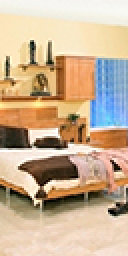
#> input picture file/b3.jpg, 64 x 128 px (shown 2 times larger)
$ python divide_image.py ../file/b3.jpg   (Python 2 division)
#> lines starting #> are read from the running program, lines starting #| are printed output that depends on the picture
import cv2 as cv
import numpy as np
import sys
from histrograms_calculation import calc_histograms
from block_normalization import normalize_blocks


def calc_new_shape(height, width, model_width=64, model_height=128, stamp=False):
    new_height = model_height
    new_width = (new_height * width) / height

    if new_width > model_width:
        new_height = (model_width * new_height) / new_width
        new_width = model_width

    if stamp:
        print "Height: " + str(height)
        print "Width: " + str(width)
        print "New height: " + str(new_height)
        print "New width: " + str(new_width)

    return new_height, new_width


def resize_image(image, model_width=64, model_height=128, centered=True, blur_outer_borders=False):
    height, width = image.shape
    new_height, new_width = calc_new_shape(height, width, model_width, model_height)
    resized_image = cv.resize(image, (new_width, new_height))
    top_border = 0
    bottom_border = model_height - new_height
    left_border = 0
    right_border = model_width - new_width

    if centered:
        v_correction = 0
        h_correction = 0
        if (model_height - new_height) % 2 == 1:
            v_correction = 1
        if (model_width - new_width) % 2 == 1:
            h_correction = 1
        top_border = (model_height - new_height) / 2
        right_border = ((model_width - new_width) / 2) + h_correction
        bottom_border = ((model_height - new_height) / 2) + v_correction
        left_border = (model_width - new_width) / 2

    if blur_outer_borders:
        final_image = cv.copyMakeBorder(resized_image, top_border, bottom_border, left_border, right_border,
                                        cv.BORDER_REFLECT_101)
        final_image = cv.blur(final_image, (16, 16))
        final_image[top_border:new_height+top_border, left_border:new_width+left_border] = resized_image
    else:
        final_image = cv.copyMakeBorder(resized_image, top_border, bottom_border, left_border, right_border,
                                    cv.BORDER_CONSTANT)
    return final_image


if __name__ == "__main__":
    inImage = sys.argv[1]
    image = cv.imread(inImage, 0)
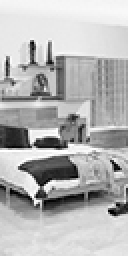
#> image: shape (128, 64) (shown 2 times larger); min 0, max 255, mean 180.1
    image = np.float32(image) / 255.0

    print "---[ Resizing image... ]---"
    resized_image = resize_image(image)
    print "---[ Image resized ]---\n"

    cv.imshow("Original", image)
    cv.imshow("Resized #1", resized_image)
    cv.waitKey(0)

$ run again, on file/lena.png
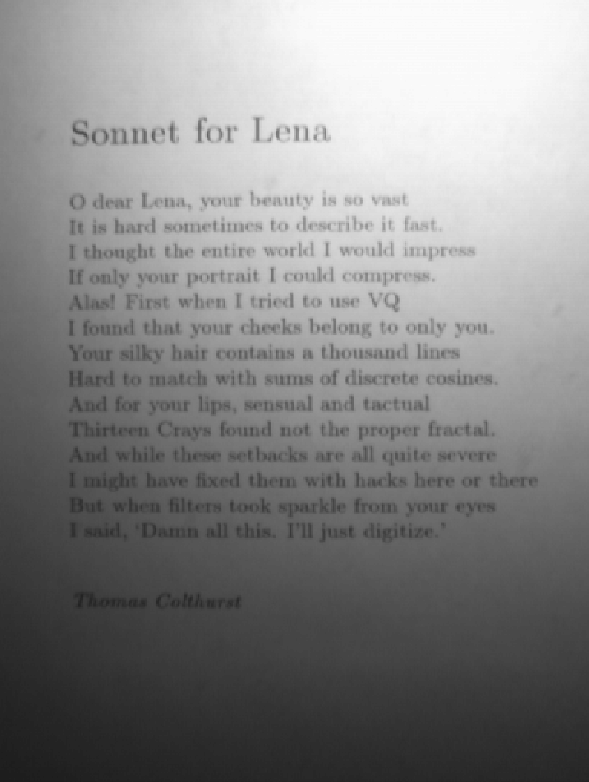
#> input picture file/lena.png, 589 x 782 px
#> image is the input picture: shape (782, 589); min 27, max 251, mean 133.3
#> in resize_image, `resized_image = cv.resize(image, (new_width, new_height))`:
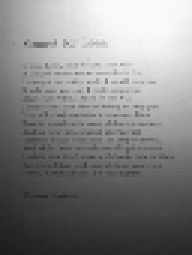
#> resized_image: shape (85, 64) float32 (shown 3 times larger); min 0.114, max 0.984, mean 0.523
#> in resize_image, `final_image = cv.copyMakeBorder(resized_image, top_border, bottom_bord..`:
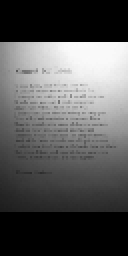
#> final_image: shape (128, 64) float32 (shown 2 times larger); min 0, max 0.984, mean 0.347
